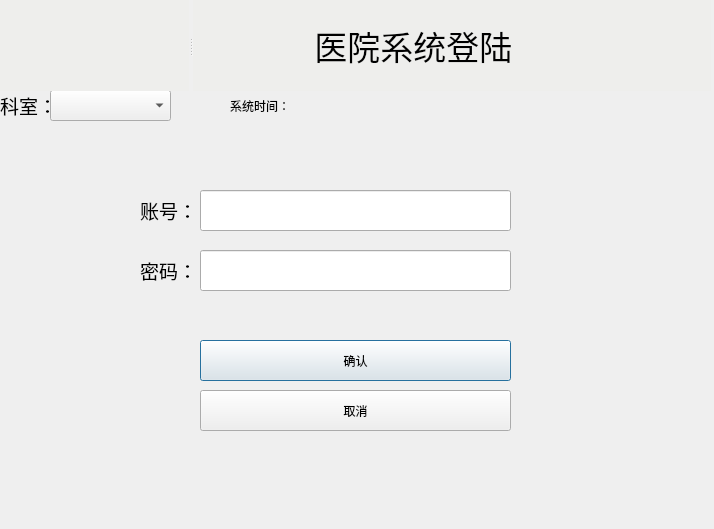
<?xml version="1.0" encoding="UTF-8"?>
<ui version="4.0">
 <class>Login</class>
 <widget class="QDialog" name="Login">
  <property name="geometry">
   <rect>
    <x>0</x>
    <y>0</y>
    <width>714</width>
    <height>529</height>
   </rect>
  </property>
  <property name="windowTitle">
   <string>Dialog</string>
  </property>
  <widget class="QPushButton" name="OkButton">
   <property name="geometry">
    <rect>
     <x>200</x>
     <y>340</y>
     <width>311</width>
     <height>41</height>
    </rect>
   </property>
   <property name="text">
    <string>确认</string>
   </property>
  </widget>
  <widget class="QPushButton" name="CancelButton">
   <property name="geometry">
    <rect>
     <x>200</x>
     <y>390</y>
     <width>311</width>
     <height>41</height>
    </rect>
   </property>
   <property name="text">
    <string>取消</string>
   </property>
  </widget>
  <widget class="QLabel" name="label">
   <property name="geometry">
    <rect>
     <x>140</x>
     <y>190</y>
     <width>51</width>
     <height>41</height>
    </rect>
   </property>
   <property name="font">
    <font>
     <pointsize>14</pointsize>
    </font>
   </property>
   <property name="text">
    <string>账号：</string>
   </property>
  </widget>
  <widget class="QLabel" name="label_2">
   <property name="geometry">
    <rect>
     <x>140</x>
     <y>250</y>
     <width>51</width>
     <height>41</height>
    </rect>
   </property>
   <property name="font">
    <font>
     <pointsize>14</pointsize>
    </font>
   </property>
   <property name="text">
    <string>密码：</string>
   </property>
  </widget>
  <widget class="QLineEdit" name="AccountEdit">
   <property name="geometry">
    <rect>
     <x>200</x>
     <y>190</y>
     <width>311</width>
     <height>41</height>
    </rect>
   </property>
  </widget>
  <widget class="QLineEdit" name="PassWordEdit">
   <property name="geometry">
    <rect>
     <x>200</x>
     <y>250</y>
     <width>311</width>
     <height>41</height>
    </rect>
   </property>
  </widget>
  <widget class="QComboBox" name="comboBox">
   <property name="geometry">
    <rect>
     <x>50</x>
     <y>90</y>
     <width>121</width>
     <height>31</height>
    </rect>
   </property>
  </widget>
  <widget class="QLabel" name="label_5">
   <property name="geometry">
    <rect>
     <x>0</x>
     <y>90</y>
     <width>51</width>
     <height>31</height>
    </rect>
   </property>
   <property name="font">
    <font>
     <pointsize>14</pointsize>
    </font>
   </property>
   <property name="text">
    <string>科室：</string>
   </property>
  </widget>
  <widget class="QLabel" name="Timelabel">
   <property name="geometry">
    <rect>
     <x>320</x>
     <y>90</y>
     <width>231</width>
     <height>31</height>
    </rect>
   </property>
   <property name="text">
    <string/>
   </property>
  </widget>
  <widget class="QLabel" name="Timelabel_2">
   <property name="geometry">
    <rect>
     <x>230</x>
     <y>90</y>
     <width>71</width>
     <height>31</height>
    </rect>
   </property>
   <property name="text">
    <string>系统时间：</string>
   </property>
  </widget>
  <widget class="QSplitter" name="splitter">
   <property name="geometry">
    <rect>
     <x>0</x>
     <y>0</y>
     <width>711</width>
     <height>91</height>
    </rect>
   </property>
   <property name="orientation">
    <enum>Qt::Horizontal</enum>
   </property>
   <widget class="QLabel" name="label_3">
    <property name="minimumSize">
     <size>
      <width>101</width>
      <height>0</height>
     </size>
    </property>
    <property name="sizeIncrement">
     <size>
      <width>100</width>
      <height>100</height>
     </size>
    </property>
    <property name="styleSheet">
     <string notr="true">image:url(:/picture/cross 1.png);
background:rgb(238, 238, 236)</string>
    </property>
    <property name="text">
     <string/>
    </property>
    <property name="textFormat">
     <enum>Qt::AutoText</enum>
    </property>
    <property name="alignment">
     <set>Qt::AlignCenter</set>
    </property>
    <property name="margin">
     <number>0</number>
    </property>
   </widget>
   <widget class="QLabel" name="label_4">
    <property name="font">
     <font>
      <family>Waree</family>
      <pointsize>25</pointsize>
     </font>
    </property>
    <property name="styleSheet">
     <string notr="true">background-color: rgb(238, 238, 236)
</string>
    </property>
    <property name="text">
     <string>医院系统登陆         </string>
    </property>
    <property name="alignment">
     <set>Qt::AlignCenter</set>
    </property>
   </widget>
  </widget>
 </widget>
 <tabstops>
  <tabstop>AccountEdit</tabstop>
  <tabstop>PassWordEdit</tabstop>
  <tabstop>OkButton</tabstop>
  <tabstop>CancelButton</tabstop>
 </tabstops>
 <resources/>
 <connections/>
</ui>
